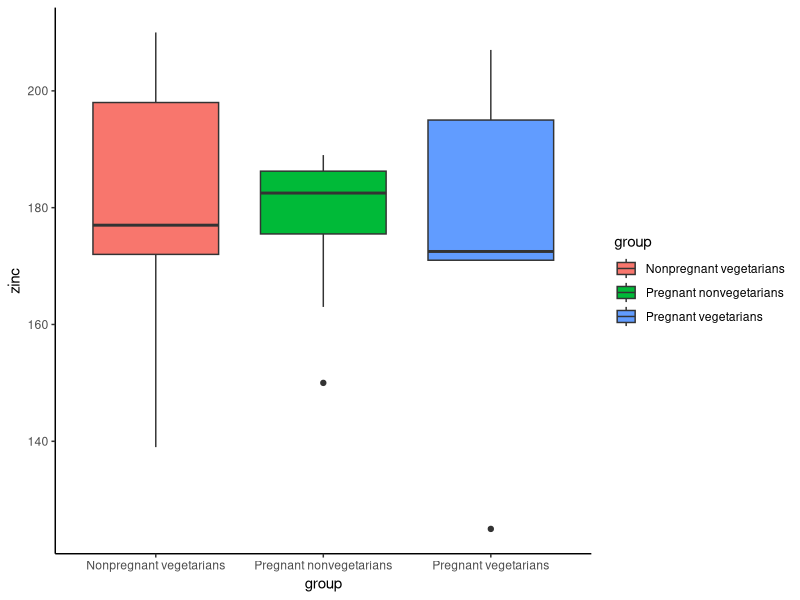

Recreate this plot in R.
# Load libraries
library(ggplot2)
library(dplyr)
library(tidyr)

# Set working directory
setwd("D:/R-4.0.2/ESE5023_Assignments/PS3")
#3
zinc_data <- read.csv(file = "zinc.csv", header = T)
zinc_data_tbl<-as_tibble(zinc_data)
#mean,sd
zinc_data_tbl %>% 
  group_by(group) %>% 
  summarise(mean=mean(zinc,na.rm = TRUE),sd=sd(zinc,na.rm = TRUE))
#boxplot
zinc_data_tbl %>%
  group_by(group) %>% 
  ggplot(aes(x = group, y = zinc, fill =group)) +
  geom_boxplot() +
  theme_classic()
pre_nonv<-zinc_data_tbl %>% 
  filter(group=="Pregnant vegetarians")
pre_v<-zinc_data_tbl %>% 
  filter(group=="Pregnant nonvegetarians")
nonpre_v<-zinc_data_tbl %>% 
  filter(group=="Nonpregnant vegetarians")
#t.test
t.test(pre_nonv$zinc, pre_v$zinc)
t.test(pre_nonv$zinc, nonpre_v$zinc)
t.test(nonpre_v$zinc, pre_nonv$zinc)

# the boxplot shows that the zinc level of pregnant nonvegetarians
# is bigger than vegetarians. 
# then we use t-test,the results shows the p-values are all big than 0.5, 
# I think no obvious evidence can prove that 
# pregnant vegetarians tend to have lower zinc levels than pregnant nonvegetarians

